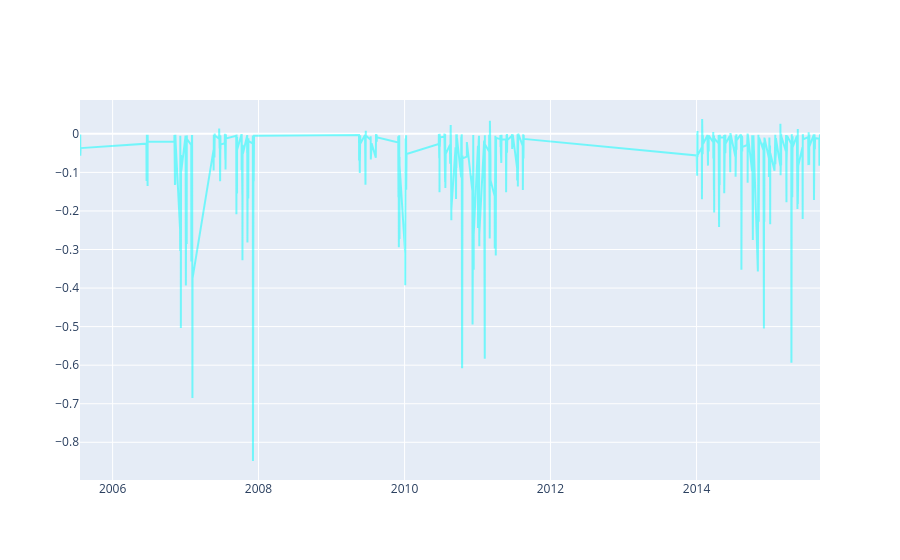

Here is the notebook cell this chart was saved with:
### Code cell
predTrace1b= go.Scatter(
    x =  pred.index,
    y =  pred[predictand1 + '-random_forest'],
    name = "rf u*",
    line = dict(color = 'cyan'),
    connectgaps = False,
    opacity = 0.5)

data = [ predTrace1b]
plotly.offline.iplot(data, filename='basic-line-plot')
layout = timeSeriesLayout
print(pred.columns)

### Figure 1 — Plotly figure (JSON) as saved in the notebook; plotly's stock layout.template omitted (floating-point values rounded to 4 significant figures; data arrays with more than 128 entries replaced by an {"elided": "..."} marker saying what was removed)
{"data": [{"connectgaps": false, "line": {"color": "cyan"}, "name": "rf u*", "opacity": 0.5, "type": "scatter", "x": {"elided": "15276 str values"}, "y": {"elided": "15276 float values"}}], "layout": {}}
